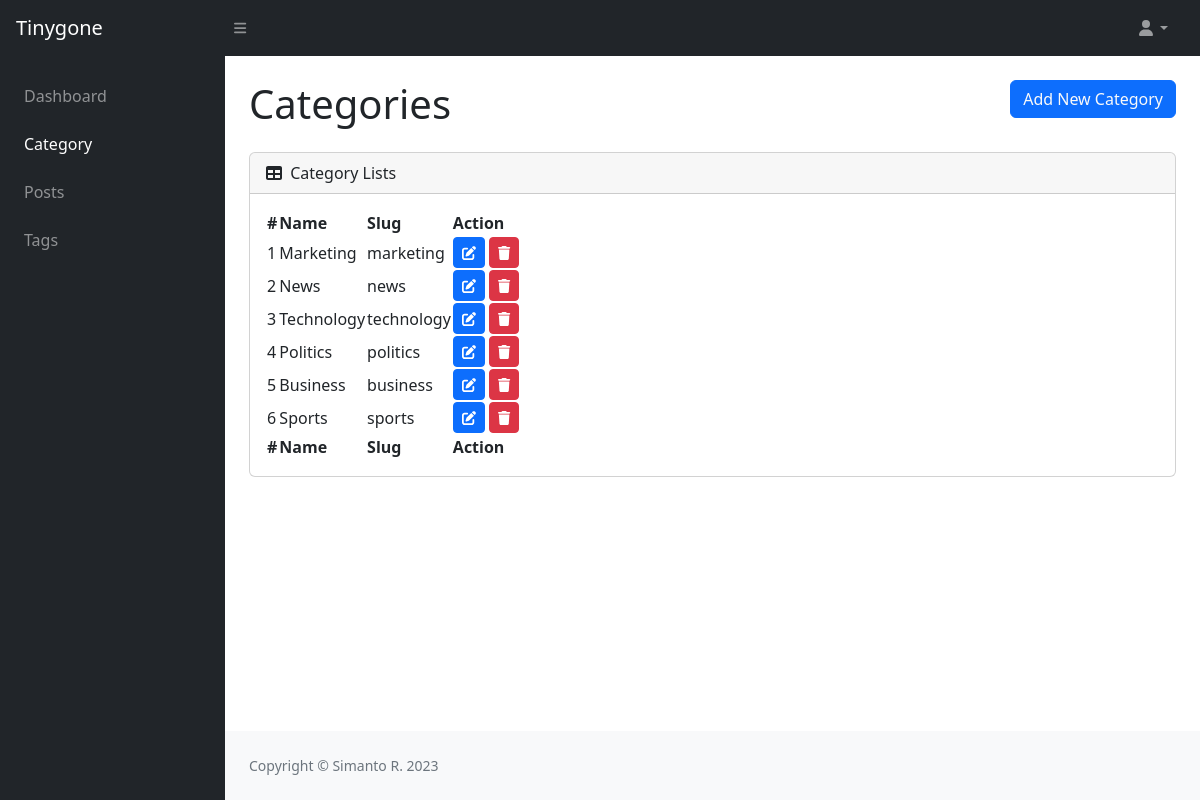
The app's page /admin/categories.php with its own data.
### tables this page shows
CREATE TABLE `category` (
  `id` bigint NOT NULL,
  `name` varchar(255) NOT NULL,
  `slug` varchar(255) NOT NULL
);

### admin/categories.php (the view, shortened to what this page needs)
<?php $title = "categories" ?>
<?php include("layout/head.php")?>
<body class="sb-nav-fixed">
    <?php include("layout/nav.php")?>
    <div id="layoutSidenav">
        <?php include("layout/sidebar.php")?>
        <div id="layoutSidenav_content">
            <main>
                <div class="container-fluid px-4">
                    <div class="d-flex">
                        <h1 class="my-4">Categories</h1>
                        <div class="my-4 ms-auto">
                            <button class="btn btn-primary btn-small">
                                <a href="createCategory.php" class="nav-link text-light text-capitalize"> Add new
                                    category</a>
                            </button>
                        </div>
                    </div>
                    <div class="card mb-4">
                        <div class="card-header">
                            <i class="fas fa-table me-1"></i>
                            Category Lists
                        </div>
                        <div class="card-body">
                            <table id="datatablesSimple">
                                <thead>
                                    <tr>
                                        <th>#</th>
                                        <th>Name</th>
                                        <th>Slug</th>
                                        <th>Action</th>
                                    </tr>
                                </thead>
                                <tfoot>
                                    <tr>
                                        <th>#</th>
                                        <th>Name</th>
                                        <th>Slug</th>
                                        <th>Action</th>
                                    </tr>
                                </tfoot>
                                <tbody>
                                    <?php
                                            $sql = "SELECT * FROM category";
                                            $stmt = $conn->query($sql);
                                            $categories = $stmt->fetchAll(PDO::FETCH_OBJ);
                                            if($categories !=null){
                                                foreach($categories as $key=> $category){?>
                                    <tr>
                                        <td><?php echo $key+1; ?></td>
                                        <td><?php echo $category->name; ?></td>
                                        <td><?php echo $category->slug; ?></td>
                                        <td>
                                            <a href="categoryEdit.php?id=<?php echo $category->id; ?>"
                                                class="btn btn-primary btn-sm"><i class="fa-solid fa-pen-to-square"></i></a>
                                            <a href="categoryDelete.php?id=<?php echo $category->id; ?>"
                                                onclick="return confirm('Are you sure to delete?')"
                                                class="btn btn-danger btn-sm">
                                                <i class="fa-solid fa-trash"></i></a>
                                        </td>
                                    </tr>
                                    <?php
                                            }
                                            }
                                        ?>
                                </tbody>
                            </table>
                        </div>
                    </div>
                </div>
            </main>
            <?php include("layout/footer.php")?>
        </div>
    </div>
    <?php include("layout/foot.php")?>

### admin/layout/head.php (shortened to what this page needs)
<!DOCTYPE html>
<html lang="en">
    <head>
        <link href="https://cdn.jsdelivr.net/npm/bootstrap@5.0.0-beta2/dist/css/bootstrap.min.css" rel="stylesheet" />
        <link href="https://cdn.jsdelivr.net/npm/summernote@0.8.18/dist/summernote.min.css" rel="stylesheet">
        <link rel="stylesheet" href="https://cdnjs.cloudflare.com/ajax/libs/Dropify/0.2.2/css/dropify.min.css" />
        <link href="https://cdn.jsdelivr.net/npm/select2@4.1.0-rc.0/dist/css/select2.min.css" rel="stylesheet" />
        <link href="assets/css/styles.css" rel="stylesheet" />
    </head>

### admin/layout/nav.php (shortened to what this page needs)
<nav class="sb-topnav navbar navbar-expand navbar-dark bg-dark">
    <a class="navbar-brand ps-3" href="dashboard.php">
        <span>Tinygone</span>
    </a>
    <button class="btn btn-link btn-sm order-1 order-lg-0 me-4 me-lg-0" id="sidebarToggle" href="#!"><i
            class="fas fa-bars"></i></button>
    <ul class="navbar-nav ms-auto me-3 me-lg-4">
        <li class="nav-item dropdown">
            <a class="nav-link dropdown-toggle" id="navbarDropdown" href="#" role="button" data-bs-toggle="dropdown"
                aria-expanded="false"><i class="fas fa-user fa-fw"></i></a>
        </li>
    </ul>
</nav>

### admin/layout/sidebar.php
<div id="layoutSidenav_nav">
    <nav class="sb-sidenav accordion sb-sidenav-dark" id="sidenavAccordion">
        <div class="sb-sidenav-menu mt-3">
            <div class="nav">
                <a class="nav-link ms-2 <?php echo isset($title) && $title =='dashboard'?'active':''?>" href="dashboard.php">
                    Dashboard
                </a>
                <a class="nav-link ms-2 <?php echo isset($title) && $title =='categories'?'active':''?>" href="categories.php">
                    Category
                </a>
                <a class="nav-link ms-2 <?php echo isset($title) && $title =='posts'?'active':''?>" href="posts.php">
                    Posts
                </a>
                <a class="nav-link ms-2 <?php echo isset($title) && $title =='tags'?'active':''?>" href="tags.php">
                    Tags
                </a>
            </div>
        </div>
    </nav>
</div>

### admin/layout/footer.php
<footer class="py-4 bg-light mt-auto">
    <div class="container-fluid px-4">
        <div class="small">
            <div class="text-muted">Copyright &copy; Simanto R. 2023</div>
        </div>
    </div>
</footer>

### admin/layout/foot.php (shortened to what this page needs)
</body>
</html>

### records on screen
category: name "Marketing", slug "marketing"
category: name "News", slug "news"
category: name "Technology", slug "technology"
category: name "Politics", slug "politics"
category: name "Business", slug "business"
category: name "Sports", slug "sports"
